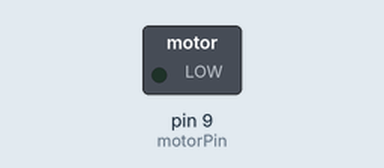
Simulated run of this sketch. Board: Arduino Uno, built with avr-gcc and run on an emulated ATmega328P. On the bench: switched loads named in the sketch (green lamp = pin HIGH).

Above: at 0.05 s.
At 5.75 s:
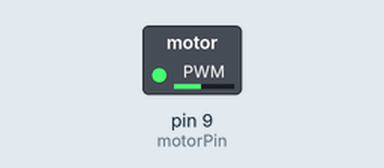
At 11.55 s:
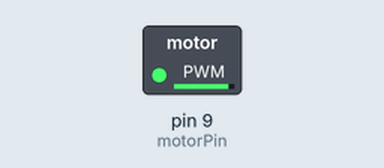
At 23.15 s:
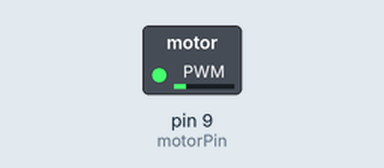
Timing chart, 0 to 33.3 s (numbered marks = the images above):
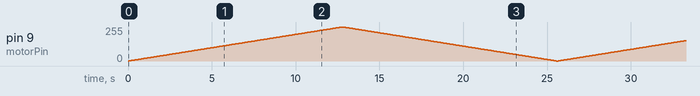

The sketch:

Motor.ino
```cpp
int motorPin =9;
void setup()
{
 pinMode(motorPin, OUTPUT);
}

void loop()
{

 motorAcceleration();
}

void motorAcceleration(){
  int delayTime = 50; //milliseconds between each speed step

  //Accelerates the motor
  for(int i = 0; i < 256; i++){ //goes through each speed from 0 to 255
    analogWrite(motorPin, i);   //sets the new speed
    delay(delayTime);           // waits for delayTime milliseconds
  }

  for(int i = 255; i >= 0; i--){
    analogWrite(motorPin, i);
    delay(delayTime);
    }
    }
```
